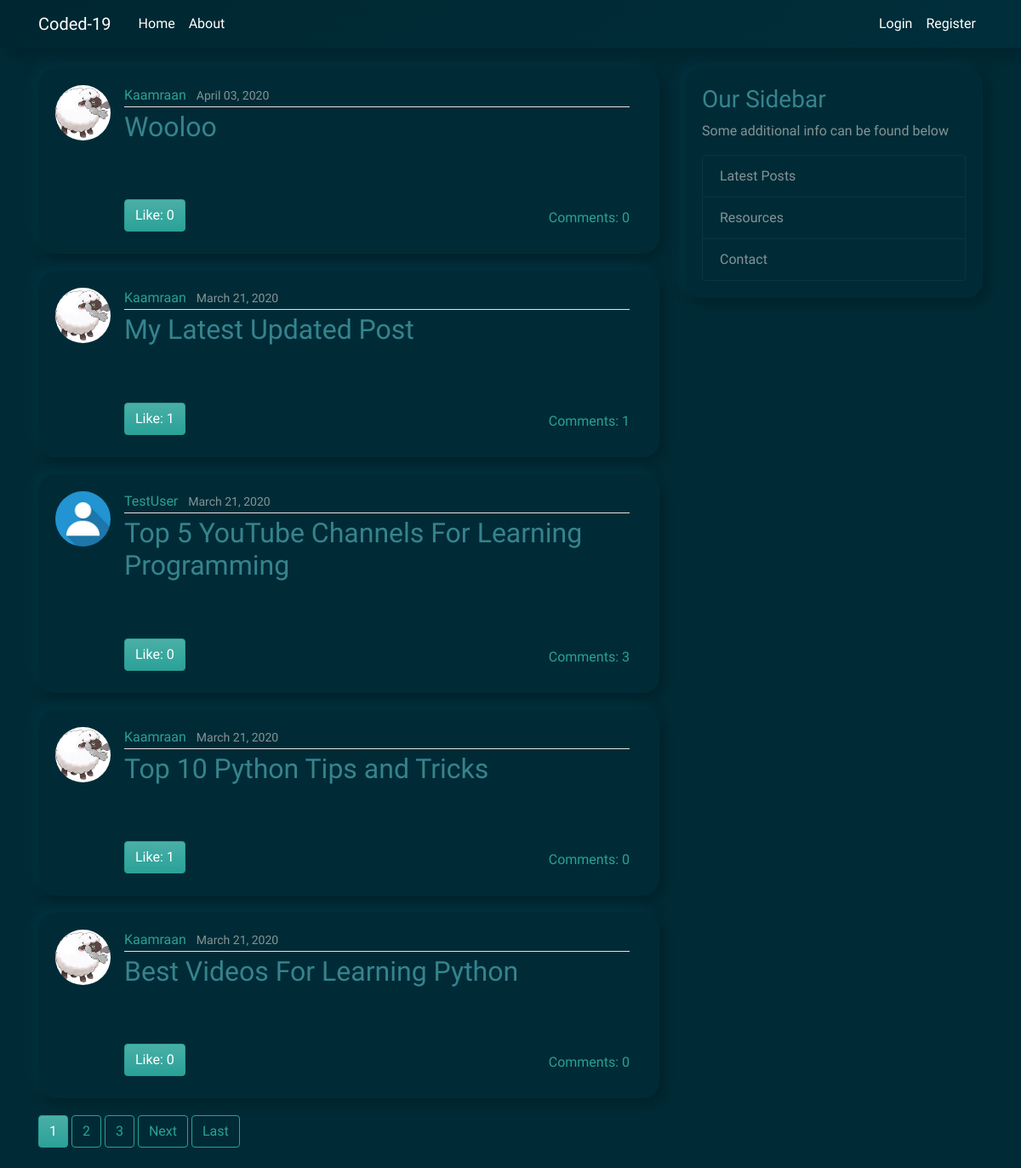
The page / on the database its author committed.
### blog/models.py (models this page shows, shortened)
class Post(models.Model):
	title 		= models.CharField(max_length=100)
	content 	= MarkdownxField()
	date_posted = models.DateTimeField(default=timezone.now)
	author 		= models.ForeignKey(User, on_delete=models.CASCADE)
	likes 		= models.ManyToManyField(User, related_name='post_likes')
	def formatted_markdown(self):
		return markdownify(self.content)

### users/models.py (models this page shows, shortened)
class Profile(models.Model):
	user 	= models.OneToOneField(User, on_delete=models.CASCADE)
	image 	= models.ImageField(default='default.jpg', upload_to='profile_pics')

### blog/views.py (the view)
# urls.py: path('',                            PostListView.as_view(),         name='blog-home'),
class PostListView(ListView):
	model 				= Post
	template_name 		= 'blog/home.html'
	context_object_name = 'posts'
	ordering 			= ['-date_posted']
	paginate_by 		= 5

### blog/templates/blog/home.html (shortened to what this page needs)
{% extends "blog/base.html" %}
{% block content %}
	{% for post in posts  %}
		<article class="media content-section">
		  <img class="rounded-circle article-img" src="{{ post.author.profile.image.url }}">
		  <div class="media-body">
		    <div class="article-metadata">
		      <a class="mr-2" href="{% url 'user-posts' post.author.username %}">{{ post.author }}</a>
		      <small class="text-muted">{{ post.date_posted|date:"F d, Y" }}</small>
		    </div>
			<h2><a class="article-title" href="{% url 'post-detail' post.id %}">{{ post.title }}</a></h2>
			<div class="article-content">
			</div>
			<div class="likes-counter">
					{% if request.user in post.likes.all %}
					<a class="btn btn-success like-btn mr-2" data-href="{% url 'post-like-api' post.id %}"
						data-likes="{{ post.likes.count }}" href="{% url 'post-like-api' post.id %}">Unlike:
						{{ post.likes.count }}</a>
					{% else %}
					<a class="btn btn-success like-btn mr-2" data-href="{% url 'post-like-api' post.id %}"
						data-likes="{{ post.likes.count }}" href="{% url 'post-like-api' post.id %}">Like:
						{{ post.likes.count }}</a>
					{% endif %}
					<a class="comment-counter" href="{% url 'post-detail' pk=post.pk %}">Comments: {{ post.comments.count }}</a>
			</div>
		  </div>
		</article>
	{% endfor %}
	{% if is_paginated %}
		{% for num in page_obj.paginator.page_range %}
			{% if page_obj.number == num %}
				<a class="btn btn-success mb-4" href="?page={{ num }}">{{ num }}</a>
			{% elif num > page_obj.number|add:'-3' and num < page_obj.number|add:'3'%}
				<a class="btn btn-outline-success mb-4" href="?page={{ num }}">{{ num }}</a>
			{% endif %}
		{% endfor %}
		{% if page_obj.has_next %}
			<a class="btn btn-outline-success mb-4" href="?page={{ page_obj.next_page_number }}">Next</a>
			<a class="btn btn-outline-success mb-4" href="?page={{ page_obj.paginator.num_pages }}">Last</a>
		{% endif %}
	{% endif %}
{% endblock content %}

### blog/static/blog/neumo.css (style rules this page uses)
body { color: #fff4f4; margin-top: 5rem; }
h1, h2, h3, h4, h5, h6 { color: #cbd5db; }
img { max-width:100%; height:auto; }
.article-title { color: #36838d; }
.article-content { white-space: pre-line; }
.article-img { height: 65px; width: 65px; margin-right: 16px; }
.article-metadata { padding-bottom: 1px; margin-bottom: 4px; border-bottom: 1px solid #e3e3e3 }
.content-section { background: #002b36; box-shadow: 6px 6px 15px #00222a, -6px -6px 12px #003341; padding: 20px 20px; border-radius: 20px; margin-bottom: 20px; }
.media { padding-bottom: 10px; }
.media-body { padding-right: 15px; }
.comment-counter { margin: 10px 0px 20px; float: right; }
.likes-counter { padding-top: 10px; text-align: left; }

### rows shown on the page
Post: author.profile.image (picture), author "Kaamraan", date_posted "April 03, 2020", title "Wooloo", likes.count "0", comments.count "0"
Post: author.profile.image (picture), author "Kaamraan", date_posted "March 21, 2020", title "My Latest Updated Post", likes.count "1", comments.count "1"
Post: author.profile.image (placeholder picture), author "TestUser", date_posted "March 21, 2020", title "Top 5 YouTube Channels For Learning Programming", likes.count "0", comments.count "3"
Post: author.profile.image (picture), author "Kaamraan", date_posted "March 21, 2020", title "Top 10 Python Tips and Tricks", likes.count "1", comments.count "0"
Post: author.profile.image (picture), author "Kaamraan", date_posted "March 21, 2020", title "Best Videos For Learning Python", likes.count "0", comments.count "0"

### other values the page prints
{{ num }} "1"
{{ num }} "2" "3"
